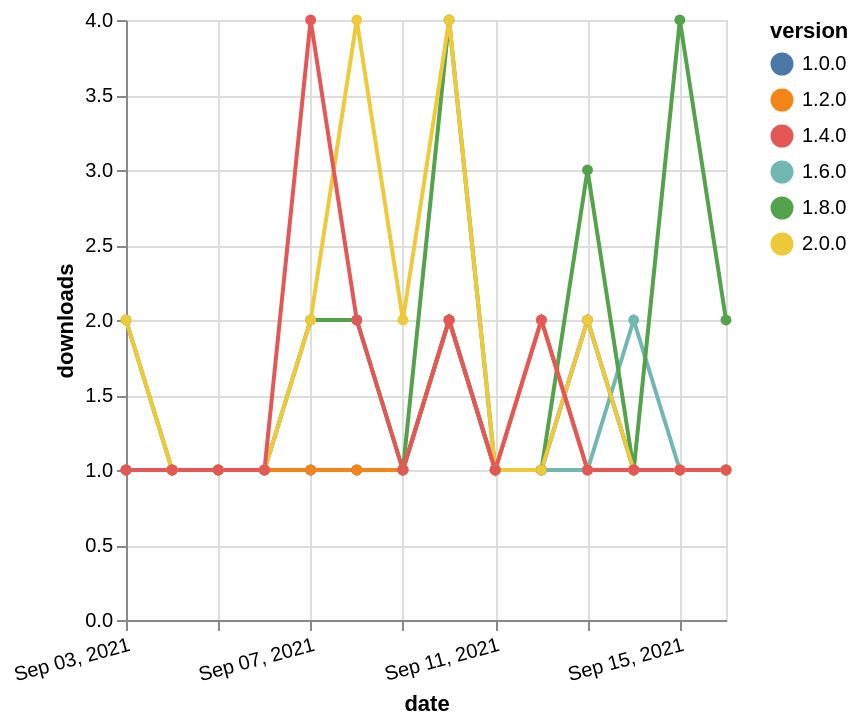

The specification (Vega-Lite) saved for this image:
### Vega-Lite specification from a JSON file in a GitHub repository (floating-point values rounded to 4 significant figures)
{"$schema": "https://vega.github.io/schema/vega-lite/v5.json", "description": "A simple bar chart with embedded data.", "data": {"values": [{"date": "2021-09-03", "total": 209, "delta": 1, "version": "1.6.0"}, {"date": "2021-09-04", "total": 210, "delta": 1, "version": "1.6.0"}, {"date": "2021-09-05", "total": 211, "delta": 1, "version": "1.6.0"}, {"date": "2021-09-06", "total": 212, "delta": 1, "version": "1.6.0"}, {"date": "2021-09-07", "total": 213, "delta": 1, "version": "1.6.0"}, {"date": "2021-09-08", "total": 214, "delta": 1, "version": "1.6.0"}, {"date": "2021-09-09", "total": 215, "delta": 1, "version": "1.6.0"}, {"date": "2021-09-10", "total": 217, "delta": 2, "version": "1.6.0"}, {"date": "2021-09-11", "total": 218, "delta": 1, "version": "1.6.0"}, {"date": "2021-09-12", "total": 219, "delta": 1, "version": "1.6.0"}, {"date": "2021-09-13", "total": 220, "delta": 1, "version": "1.6.0"}, {"date": "2021-09-14", "total": 222, "delta": 2, "version": "1.6.0"}, {"date": "2021-09-15", "total": 223, "delta": 1, "version": "1.6.0"}, {"date": "2021-09-16", "total": 224, "delta": 1, "version": "1.6.0"}, {"date": "2021-09-03", "total": 520, "delta": 2, "version": "1.8.0"}, {"date": "2021-09-04", "total": 521, "delta": 1, "version": "1.8.0"}, {"date": "2021-09-05", "total": 522, "delta": 1, "version": "1.8.0"}, {"date": "2021-09-06", "total": 523, "delta": 1, "version": "1.8.0"}, {"date": "2021-09-07", "total": 525, "delta": 2, "version": "1.8.0"}, {"date": "2021-09-08", "total": 527, "delta": 2, "version": "1.8.0"}, {"date": "2021-09-09", "total": 528, "delta": 1, "version": "1.8.0"}, {"date": "2021-09-10", "total": 532, "delta": 4, "version": "1.8.0"}, {"date": "2021-09-11", "total": 533, "delta": 1, "version": "1.8.0"}, {"date": "2021-09-12", "total": 534, "delta": 1, "version": "1.8.0"}, {"date": "2021-09-13", "total": 537, "delta": 3, "version": "1.8.0"}, {"date": "2021-09-14", "total": 538, "delta": 1, "version": "1.8.0"}, {"date": "2021-09-15", "total": 542, "delta": 4, "version": "1.8.0"}, {"date": "2021-09-16", "total": 544, "delta": 2, "version": "1.8.0"}, {"date": "2021-09-03", "total": 364, "delta": 1, "version": "1.0.0"}, {"date": "2021-09-04", "total": 365, "delta": 1, "version": "1.0.0"}, {"date": "2021-09-05", "total": 366, "delta": 1, "version": "1.0.0"}, {"date": "2021-09-06", "total": 367, "delta": 1, "version": "1.0.0"}, {"date": "2021-09-07", "total": 368, "delta": 1, "version": "1.0.0"}, {"date": "2021-09-08", "total": 369, "delta": 1, "version": "1.0.0"}, {"date": "2021-09-09", "total": 370, "delta": 1, "version": "1.0.0"}, {"date": "2021-09-10", "total": 372, "delta": 2, "version": "1.0.0"}, {"date": "2021-09-11", "total": 373, "delta": 1, "version": "1.0.0"}, {"date": "2021-09-12", "total": 374, "delta": 1, "version": "1.0.0"}, {"date": "2021-09-13", "total": 376, "delta": 2, "version": "1.0.0"}, {"date": "2021-09-14", "total": 377, "delta": 1, "version": "1.0.0"}, {"date": "2021-09-15", "total": 378, "delta": 1, "version": "1.0.0"}, {"date": "2021-09-16", "total": 379, "delta": 1, "version": "1.0.0"}, {"date": "2021-09-03", "total": 159, "delta": 2, "version": "2.0.0"}, {"date": "2021-09-04", "total": 160, "delta": 1, "version": "2.0.0"}, {"date": "2021-09-05", "total": 161, "delta": 1, "version": "2.0.0"}, {"date": "2021-09-06", "total": 162, "delta": 1, "version": "2.0.0"}, {"date": "2021-09-07", "total": 164, "delta": 2, "version": "2.0.0"}, {"date": "2021-09-08", "total": 168, "delta": 4, "version": "2.0.0"}, {"date": "2021-09-09", "total": 170, "delta": 2, "version": "2.0.0"}, {"date": "2021-09-10", "total": 174, "delta": 4, "version": "2.0.0"}, {"date": "2021-09-11", "total": 175, "delta": 1, "version": "2.0.0"}, {"date": "2021-09-12", "total": 176, "delta": 1, "version": "2.0.0"}, {"date": "2021-09-13", "total": 178, "delta": 2, "version": "2.0.0"}, {"date": "2021-09-14", "total": 179, "delta": 1, "version": "2.0.0"}, {"date": "2021-09-15", "total": 180, "delta": 1, "version": "2.0.0"}, {"date": "2021-09-16", "total": 181, "delta": 1, "version": "2.0.0"}, {"date": "2021-09-03", "total": 299, "delta": 1, "version": "1.2.0"}, {"date": "2021-09-04", "total": 300, "delta": 1, "version": "1.2.0"}, {"date": "2021-09-05", "total": 301, "delta": 1, "version": "1.2.0"}, {"date": "2021-09-06", "total": 302, "delta": 1, "version": "1.2.0"}, {"date": "2021-09-07", "total": 303, "delta": 1, "version": "1.2.0"}, {"date": "2021-09-08", "total": 304, "delta": 1, "version": "1.2.0"}, {"date": "2021-09-09", "total": 305, "delta": 1, "version": "1.2.0"}, {"date": "2021-09-10", "total": 307, "delta": 2, "version": "1.2.0"}, {"date": "2021-09-11", "total": 308, "delta": 1, "version": "1.2.0"}, {"date": "2021-09-12", "total": 310, "delta": 2, "version": "1.2.0"}, {"date": "2021-09-13", "total": 311, "delta": 1, "version": "1.2.0"}, {"date": "2021-09-14", "total": 312, "delta": 1, "version": "1.2.0"}, {"date": "2021-09-15", "total": 313, "delta": 1, "version": "1.2.0"}, {"date": "2021-09-16", "total": 314, "delta": 1, "version": "1.2.0"}, {"date": "2021-09-03", "total": 500, "delta": 1, "version": "1.4.0"}, {"date": "2021-09-04", "total": 501, "delta": 1, "version": "1.4.0"}, {"date": "2021-09-05", "total": 502, "delta": 1, "version": "1.4.0"}, {"date": "2021-09-06", "total": 503, "delta": 1, "version": "1.4.0"}, {"date": "2021-09-07", "total": 507, "delta": 4, "version": "1.4.0"}, {"date": "2021-09-08", "total": 509, "delta": 2, "version": "1.4.0"}, {"date": "2021-09-09", "total": 510, "delta": 1, "version": "1.4.0"}, {"date": "2021-09-10", "total": 512, "delta": 2, "version": "1.4.0"}, {"date": "2021-09-11", "total": 513, "delta": 1, "version": "1.4.0"}, {"date": "2021-09-12", "total": 515, "delta": 2, "version": "1.4.0"}, {"date": "2021-09-13", "total": 516, "delta": 1, "version": "1.4.0"}, {"date": "2021-09-14", "total": 517, "delta": 1, "version": "1.4.0"}, {"date": "2021-09-15", "total": 518, "delta": 1, "version": "1.4.0"}, {"date": "2021-09-16", "total": 519, "delta": 1, "version": "1.4.0"}]}, "width": "container", "mark": {"type": "line", "point": {"filled": true}}, "encoding": {"x": {"field": "date", "type": "temporal", "timeUnit": "yearmonthdate", "title": "date", "axis": {"labelAngle": -15}}, "y": {"field": "delta", "type": "quantitative", "title": "downloads"}, "color": {"field": "version", "type": "nominal"}, "tooltip": {"field": "delta"}}}
